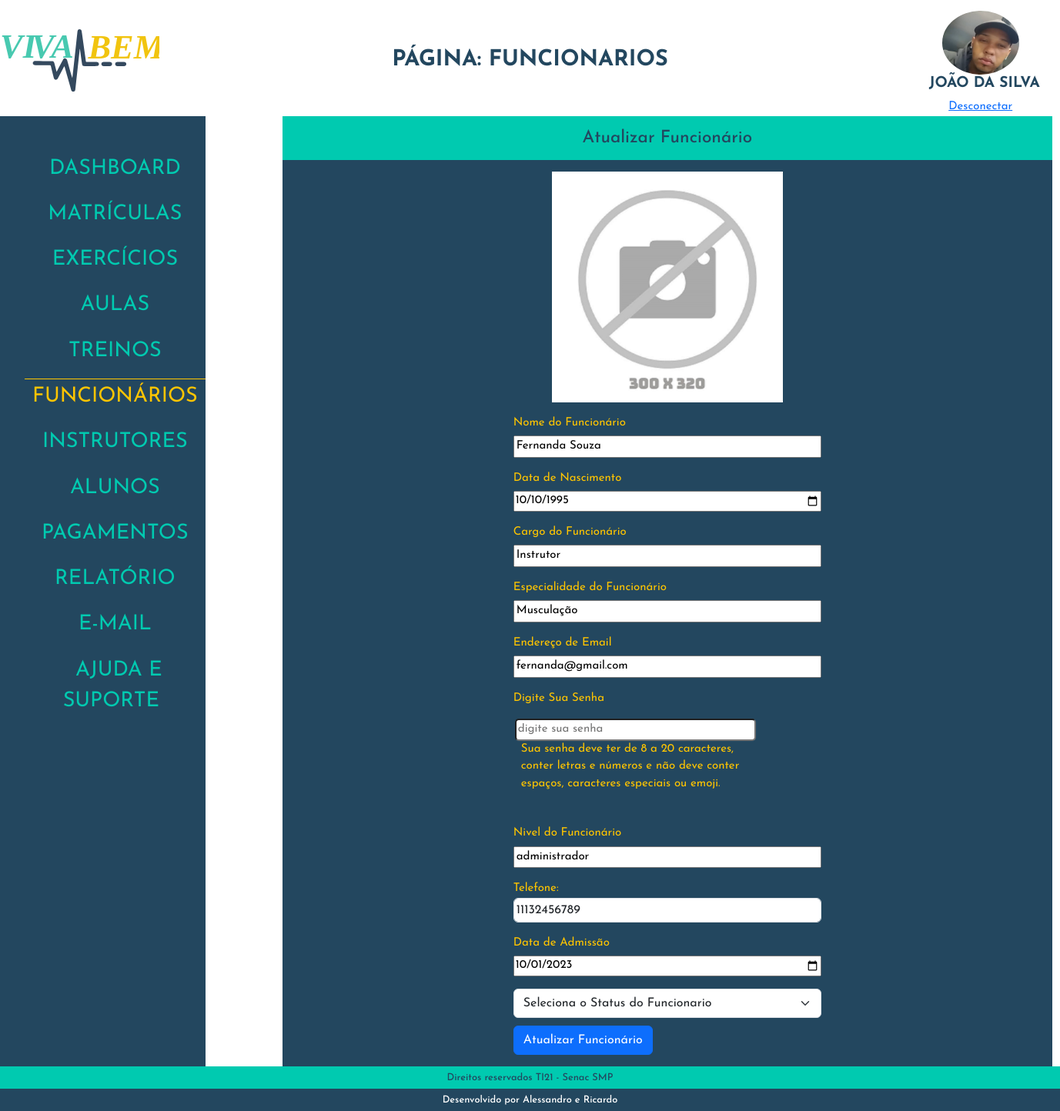
/admin/index.php?p=funcionarios&i=atualizar&id=1 (signed in), run on the app's committed database.
### tables this page shows
CREATE TABLE `tblalunos` (
  `idAluno` int(11) NOT NULL,
  `nomeAluno` varchar(50) NOT NULL,
  `dataNascAluno` date NOT NULL,
  `emailAluno` varchar(80) NOT NULL,
  `senhaAluno` varchar(20) NOT NULL,
  `dataCadAluno` date NOT NULL,
  `statusAluno` varchar(10) NOT NULL,
  `fotoAluno` varchar(100) NOT NULL
);

CREATE TABLE `tblfuncionarios` (
  `idFuncionario` int(11) NOT NULL,
  `nomeFuncionario` varchar(50) NOT NULL,
  `altFuncionario` varchar(50) NOT NULL,
  `dataNascFuncionario` date NOT NULL,
  `cargoFuncionario` varchar(20) NOT NULL,
  `especialidadeFuncionario` varchar(20) NOT NULL,
  `emailFuncionario` varchar(80) DEFAULT NULL,
  `senhaFuncionario` varchar(20) NOT NULL,
  `nivelFuncionario` varchar(15) NOT NULL,
  `telefoneFuncionario` varchar(14) NOT NULL,
  `dataAdmissaoFuncionario` date NOT NULL,
  `statusFuncionario` varchar(10) NOT NULL,
  `fotoFuncionario` varchar(100) DEFAULT NULL,
  `linkFaceFuncionario` varchar(150) NOT NULL,
  `linkInstaFuncionario` varchar(150) NOT NULL,
  `linklinkedinFuncionario` varchar(150) NOT NULL,
  `linkWhatsFuncionario` varchar(150) NOT NULL
);

### admin/class/aluno.php (called while the page is built, shortened)
<?php
class AlunoClass
{
    public $idAluno;
public function __construct($id = false)
{
    if ($id) {
        $this->idAluno = $id;
        $this->Carregar();
    }
}
public function Carregar()
{
    $query = "SELECT * FROM  tblalunos WHERE idAluno = " . $this->idAluno;
    $conn = Conexao::LigarConexao();
    $resultado = $conn->query($query);
    $lista = $resultado->fetchAll();
    foreach ($lista as $linha) {
        $this->nomeAluno = $linha['nomeAluno'];
        $this->fotoAluno = $linha['fotoAluno'];
    }
}
}

### admin/class/funcionario.php (called while the page is built, shortened)
<?php
class FuncionarioClass
{
    public $idFuncionario;
    public function __construct($id = false)
    {
        if ($id) {
            $this->idFuncionario = $id;
            $this->Carregar();
        }
    }
    public function Carregar()
    {
        $query = "SELECT * FROM  tblfuncionarios WHERE idFuncionario = " . $this->idFuncionario;
        $conn = Conexao::LigarConexao();
        $resultado = $conn->query($query);
        $lista = $resultado->fetchAll();
        foreach ($lista as $linha) {
            $this->nomeFuncionario = $linha['nomeFuncionario'];
            $this->dataNascFuncionario = $linha['dataNascFuncionario'];
            $this->cargoFuncionario = $linha['cargoFuncionario'];
            $this->especialidadeFuncionario = $linha['especialidadeFuncionario'];
            $this->emailFuncionario = $linha['emailFuncionario'];
            $this->nivelFuncionario = $linha['nivelFuncionario'];
            $this->telefoneFuncionario = $linha['telefoneFuncionario'];
            $this->dataAdmissaoFuncionario = $linha['dataAdmissaoFuncionario'];
        }
    }
   }

### admin/funcionarios/atualizar.php (the view, shortened to what this page needs)
<?php
require_once("class/funcionario.php");
$funcionario = new FuncionarioClass($id);
?>
<h1 class="h1Geral">Atualizar Funcionário</h1>
<form class="formfunc" action="index.php?p=funcionarios&i=atualizar&id=<?php echo $funcionario->idFuncionario ?>" method="POST" enctype="multipart/form-data">
    <div class="input-group mb-3">
        <div class="tamanhoFotoCad">
            <img src="img/sem-foto.jpg" alt="..." id="imgfoto">
        </div>
    </div>
    <div class="setecamposesquerda">
        <div class="mb-3">
            <label class="labelfunc" for="nomeFuncionario" class="form-label">Nome do Funcionário</label>
            <input class="inputfunc" type="text" class="form-control" name="nomeFuncionario" id="nomeFuncionario" placeholder="Informe Nome do Funcionario" value="<?php echo $funcionario->nomeFuncionario; ?>">
        </div>
        <div class="mb-3">
            <label class="labelfunc" for="dataNascFuncionario" class="form-label">Data de Nascimento</label>
            <input class="inputdatafunc" type="date" class="form-control" name="dataNascFuncionario" id="dataNascFuncionario" placeholder="Sua Data de Nascimento" value="<?php echo $funcionario->dataNascFuncionario; ?>">
        </div>
        <div class="mb-3">
            <label class="labelfunc" for="cargoFuncionario" class="form-label">Cargo do Funcionário</label>
            <input class="inputfunc" type="text" class="form-control" name="cargoFuncionario" id="cargoFuncionario" required placeholder="Informe o Cargo do Funcionario" value="<?php echo $funcionario->cargoFuncionario; ?>">
        </div>
        <div class="mb-3">
            <label class="labelfunc" for="especialidadeFuncionario" class="form-label">Especialidade do Funcionário</label>
            <input class="inputfunc" type="text" class="form-control" name="especialidadeFuncionario" id="especialidadeFuncionario" placeholder="Informe a especialidade do Funcionario" value="<?php echo $funcionario->especialidadeFuncionario; ?>">
        </div>
        <div class="mb-3">
            <label class="labelfunc" for="emailFuncionario" class="form-label">Endereço de Email </label>
            <input class="inputfunc" type="email" class="form-control" name="emailFuncionario" id="emailFuncionario" placeholder="name@example.com" value="<?php echo $funcionario->emailFuncionario; ?>">
        </div>
        <div class="mb-3">
            <label class="labelfunc" for="inputPassword" class="form-label">Digite Sua Senha</label>
            <div class="col-sm-10">
                <input class="inputsenha" type="password" class="form-control" id="inputPassword" placeholder="digite sua senha">
                <p>Sua senha deve ter de 8 a 20 caracteres, conter letras e números e não deve conter espaços, caracteres especiais ou emoji.</p>
            </div>
        </div>
        <div class="mb-3">
            <label class="labelfunc" for="nivelFuncionario" class="form-label">Nivel do Funcionário</label>
            <input class="inputfunc" type="text" class="form-control" name="nivelFuncionario" id="nivelFuncionario" placeholder="Informe o Nivel do Funcionario" value="<?php echo $funcionario->nivelFuncionario; ?>">
        </div>
    </div>
    <div class=" direita">
        <div class="mb-3">
            <label for="telefoneFuncionario">Telefone:</label>
            <input type="tel" class="form-control" name="telefoneFuncionario" id="telefoneFuncionario" placeholder="(11)99999-999" value="<?php echo $funcionario->telefoneFuncionario; ?>">
        </div>
        <div class="mb-3">
            <label class="labelfunc" for="dataAdmissaoFuncionario" class="form-label">Data de Admissão</label>
            <input class="inputdatafuncAdmis" type="date" class="form-control" name="dataAdmissaoFuncionario" id="dataAdmissaoFuncionario" placeholder="data de admissão" value="<?php echo $funcionario->dataAdmissaoFuncionario; ?>">
        </div>
        <div class="selecaofunc" class="form-group col-sm-6 offset-md-2">
            <select class="form-select col-sm-2" aria-label="Default select example" name="statusFuncionario" required>
                <option selected="">Seleciona o Status do Funcionario</option>
            </select>
        </div>
        <div class="botaocad">
            <button type="submit" class="btn btn-primary">Atualizar Funcionário</button>
        </div>
    </div>
</form>

### admin/index.php (shortened to what this page needs)
<?php
if (isset($_SESSION['idAluno'])) {
    $tipoUsuario = 'aluno';
} elseif (isset($_SESSION['idFuncionario'])) {
    $id = $_SESSION['idFuncionario'];
    $tipoUsuario = 'funcionario';
} else {
    header("location: http://localhost/Projeto-Academia-Viva-Bem-Senac/admin/loginAdmin.php");
    exit;
}
$pagina = @$_GET['p'];
require_once('class/aluno.php');
require_once('class/funcionario.php');
if ($tipoUsuario === 'aluno') {
    $aluno = new AlunoClass($id);
    $usuario = $aluno;
} elseif ($tipoUsuario === 'funcionario') {
    $funcionario = new FuncionarioClass($id);
    $usuario = $funcionario;
}
?>
<!DOCTYPE html>
<html lang="pt-BR">
<head>
    <link rel="stylesheet" href="./css/reset.css">
    <link href="path/to/lightbox.css" rel="stylesheet" />
    <link href="https://cdn.jsdelivr.net/npm/bootstrap@5.3.2/dist/css/bootstrap.min.css" rel="stylesheet">
    <link rel="stylesheet" href="./css/estilo.css">
</head>
<body>
    <header class="topo">
        <h1>
            <img src="./img/logoVivaBem.svg" alt="Logo Viva Bem">
        </h1>
        <?php
        if ($pagina == '') {
            echo '<h2>Dashboard</h2>';
        } else {
            echo ('<h2>Página: ' . $pagina . '</h2>');
        }
        ?>
         <div class="identUser">
            <img src="../img/<?php echo $usuario->fotoAluno ?? $usuario->fotoFuncionario; ?>" alt="User">
            <h2><?php echo $usuario->nomeAluno ?? $usuario->nomeFuncionario; ?></h2>
            <a href="desconectar.php">Desconectar</a>
        </div>
    </header>
    <main>
        <div class="menu">
            <nav>
                <ul>
                    <li><a href="index.php?p=dashboard" class="<?php echo (($pagina == 'dashboard') ||  (@$pagina == '')) ? 'menuAtivo' : ''; ?>"> Dashboard </a></li>
                    <li><a href="index.php?p=matriculas" class="<?php echo ($pagina == 'matriculas') ? 'menuAtivo' : ''; ?>"> Matrículas </a></li>
                    <li><a href="index.php?p=exercicios" class="<?php echo ($pagina == 'exercicios') ? 'menuAtivo' : ''; ?>"> Exercícios </a></li>
                    <li><a href="index.php?p=aulas" class="<?php echo ($pagina == 'aulas') ? 'menuAtivo' : ''; ?>"> Aulas </a></li>
                    <li><a href="index.php?p=treino" class="<?php echo ($pagina == 'treino') ? 'menuAtivo' : ''; ?>"> Treinos </a></li>
                    <li><a href="index.php?p=funcionarios" class="<?php echo ($pagina == 'funcionarios') ? 'menuAtivo' : ''; ?>"> Funcionários </a></li>
                    <li><a href="index.php?p=instrutores" class="<?php echo ($pagina == 'instrutores') ? 'menuAtivo' : ''; ?>"> Instrutores </a></li>
                    <li><a href="index.php?p=aluno" class="<?php echo ($pagina == 'aluno') ? 'menuAtivo' : ''; ?>"> Alunos </a></li>
                    <li><a href="index.php?p=pagamento" class="<?php echo ($pagina == 'pagamento') ? 'menuAtivo' : ''; ?>"> Pagamentos </a></li>
                    <li><a href="index.php?p=relatorio" class="<?php echo ($pagina == 'relatorio') ? 'menuAtivo' : ''; ?>"> Relatório </a></li>
                    <li><a href="index.php?p=contato" class="<?php echo ($pagina == 'contato') ? 'menuAtivo' : ''; ?>"> E-mail </a></li>
                    <li><a href="index.php?p=ajuda" class="<?php echo ($pagina == 'ajuda') ? 'menuAtivo' : ''; ?>"> Ajuda e Suporte </a></li>
                </ul>
            </nav>
        </div>
        <div class="box">
            <?php
            switch ($pagina) {
                case 'funcionarios':
                    require_once('funcionarios/funcionarios.php');
                    break;
            }
            ?>
        </div>
    </main>
    <footer class="rodape">
        <h2>Direitos reservados TI21 - Senac SMP</h2>
        <h2>Desenvolvido por Alessandro e Ricardo</h2>
    </footer>
</body>
</html>

### admin/css/estilo.css (style rules this page uses)
*, a, h1, h2, h3, h4 { font-family: 'Josefin Sans', sans-serif; font-size: 15px; }
body { display: flex; flex-direction: column; height: 100vh; width: 100%; }
.topo { display: flex; justify-content: space-between; margin-top: 1%; align-items: center; }
.topo h1 { text-align: center; width: 15%; }
.identUser { width: 100%; }
.identUser img { max-width: 100px; max-height: 90px; object-fit: cover; border-radius: 50%; }
.topo h2 { font-size: 1.8em; text-transform: uppercase; color: #23475f; font-weight: bold; }
.topo div { display: flex; flex-direction: column; align-items: center; width: 15%; }
.topo div img { width: 75%; }
.topo div h2 { margin-left: 5%; font-size: 1.2em; }
main { flex: 1; display: flex; }
.menu { background-color: #23475f; text-align: center; display: flex; }
.menu nav { margin-top: 15%; }
.menu nav ul li { padding: 4% 0; }
.menu nav ul li a { text-decoration: none; color: #00cab0; font-size: 1.8em; text-transform: uppercase; padding: 4% 10px; }
.menuAtivo { color: #ffc500 !important; border-top: solid 1px #ffc500; }
.box { margin: 0 100px; }
.rodape { text-align: center; }
.rodape h2 { font-size: .8em; margin-bottom: 0; }
.rodape h2:nth-child(1) { background: #00cab0; padding: .5% 0; color: #23475f; }
.rodape h2:nth-child(2) { background: #23475f; padding: .5% 0; color: #fff; }
form { display: flex; flex-direction: column; align-items: stretch; background: #23475f; width: 1000px; padding: 15px 50px; color: #ffc500; }
.form-control { padding: 3px; }
.col-sm-10 { padding: 10px; }
.inputsenha { width: 24%; border-radius: 5px 5px; margin-left: -8px; }
.h1Geral { text-align: center; color: #23475f; font-size: 1.5em; background: #00cab0; margin: 0; padding: 15px; }
.formfunc { display: flex; flex-direction: column; align-items: center; justify-content: flex-start; }
.input-group { display: flex; flex-direction: column; align-items: center; }
.tamanhoFotoCad { width: 100%; display: flex; justify-content: center; }
.tamanhoFotoCad img { max-width: 300px; max-height: 320px; object-fit: cover; }
.setecamposesquerda, .direita { width: 100%; max-width: 400px; margin: auto; }
.mb-3 { margin-bottom: 15px; }
.labelfunc { display: block; margin-bottom: 5px; }
.inputfunc, .inputdatafunc, .inputsenha, .inputdatafuncAdmis, .selecaofunc, .botaocad { width: 100%; }
.botaocad { margin-top: 10px; }

### data on the page
tblalunos: fotoAluno (picture), nomeAluno "JOÃO DA SILVA"
tblfuncionarios: nomeFuncionario "Fernanda Souza", dataNascFuncionario "10/10/1995", cargoFuncionario "Instrutor", especialidadeFuncionario "Musculação", emailFuncionario "fernanda@gmail.com", nivelFuncionario "administrador", telefoneFuncionario "11132456789", dataAdmissaoFuncionario "10/01/2023"

### other printed values
$pagina "FUNCIONARIOS"
